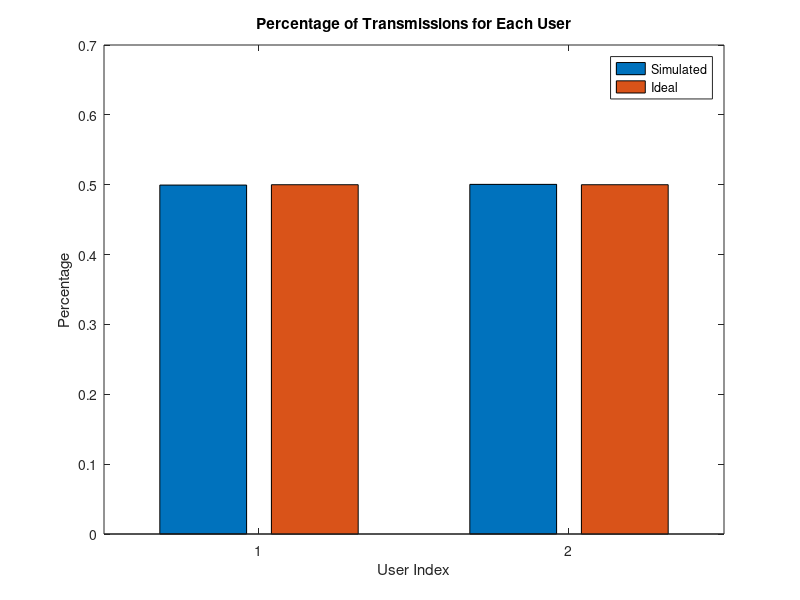
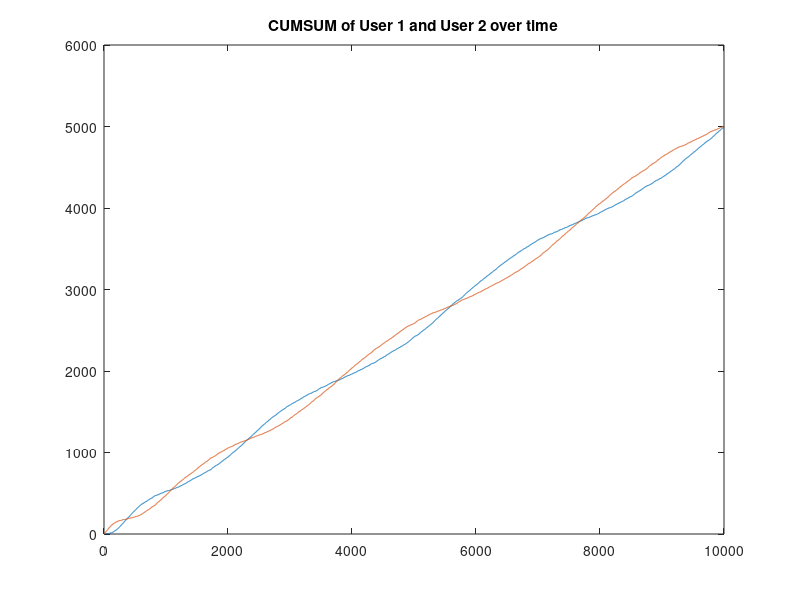
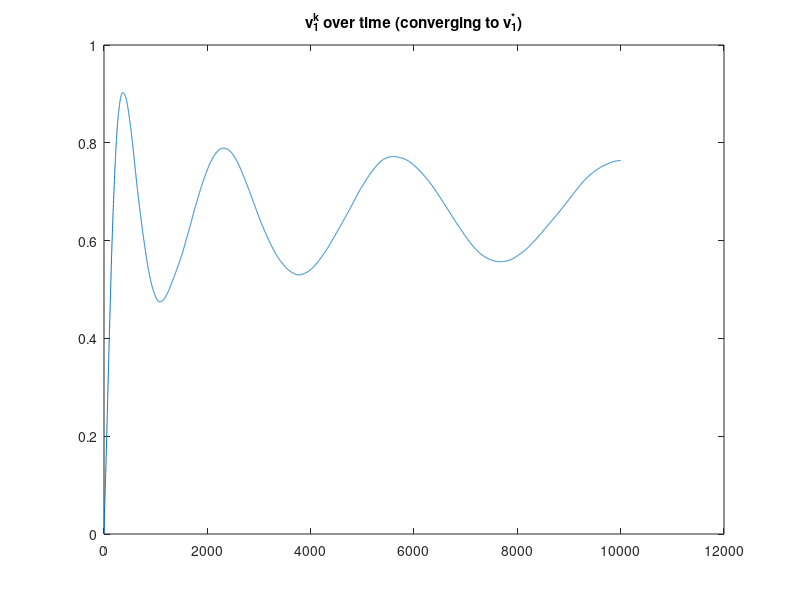

Recreate these plots in MATLAB, in order.
% Nate Raymondi, 2/24/2020

% Creating a Utilitarian fair opportunistic transmission scheduler as defined in
% "A Framework for Opportunistic Scheduling in Wireless Networks" by Liu et. al. (2002)


% Prespecify the minimum % of the average performance req for each user
%   this vector should sum to 1
aVec = [1 1]; 
aVecSum = sum(aVec); aVec = aVec/aVecSum;    % performs the [0,1] range normalization
N = length(aVec);

% Pre-allocate some things
numTransmissions = 10e3;
v = zeros(numTransmissions+1,N);
Q = zeros(numTransmissions,N); Qchoice = zeros(numTransmissions,N);
rewards = zeros(numTransmissions,N); maxrewards = zeros(numTransmissions,1);
userPerf = zeros(numTransmissions,N); totalPerf = zeros(numTransmissions,1);

diffV = zeros(numTransmissions,N); diffP = zeros(size(diffV));

for index = 1:numTransmissions
    % Take channel utility measurements
    U1 = unifrnd(0,2); U2 = unifrnd(0,10); U = [U1 U2];   % cont Uniform
    %U = [1 1];              % fixed utility for debugging
    
    kappa = 1 - sum(aVec .* v(index,:));
    
    % Q(U) = argmax(Ui * (vi + kappa))
    for i = 1:N
        Q(index,i) = U(i) * (v(index,i) + kappa);
    end
    
    [maxValue,maxIndex] = max(Q(index,:));   % pick the user 
    Qchoice(index,maxIndex) = 1;             % record this value for later
    
    rewards(index,maxIndex) = U(maxIndex);   % reward
    maxrewards(index) = max(U);
    
    % give the rewards to each user and calc their average performance 
    for i = 1:N
        userPerf(index,i) = mean(Qchoice(1:index,i));
    end
    
    cat = [userPerf, Qchoice];
    
    % system performance is the sum of user performances
    totalPerf(index) = sum(userPerf(index,:),2);
    
    % update the v vector 
    for i = 1:N
        v(index+1,i) = v(index,i) - (0.01)*( (userPerf(index,i) - (aVec(i)*totalPerf(index))) );
        diffV(index,i) = (v(index,i)-min(v(index,:)));
        diffP(index,i) = userPerf(index,i)-(aVec(i)*totalPerf(index));
    end 
     
end

choices = sum(Qchoice);
choicesPDF = choices/numTransmissions;
data = [choicesPDF' aVec'];

figure; bar(data); legend('Simulated','Ideal')
title('Percentage of Transmissions for Each User'); 
xlabel('User Index'); ylabel('Percentage')

% calculating the percentage of rewards attained
maxThru = sum(maxrewards); actualThru = sum(sum(rewards,2));
rewardThru = actualThru/maxThru
    
figure; plot(cumsum(Qchoice(:,1))); hold on; plot(cumsum(Qchoice(:,2)));
title('CUMSUM of User 1 and User 2 over time')

figure; plot(v(:,1)); title('v_1^k over time (converging to v_1^*)')

%{
for i = 1:N
    if i == maxIndex
        v(index+1,i) = v(index,i) - (0.05)*( (v(index,i)-min(v(index,:))) * (1-aVec(i)) );
    else 
        v(index+1,i) = v(index,i) - (0.05)*( (v(index,i)-min(v(index,:))) * (0-aVec(i)) );
    end
end  
%}
    
    

    
    
    
    
    
    
    